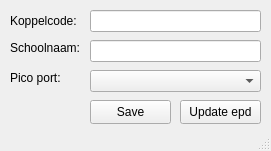
<?xml version="1.0" encoding="UTF-8"?>
<ui version="4.0">
 <class>Rooster_epd</class>
 <widget class="QMainWindow" name="Rooster_epd">
  <property name="geometry">
   <rect>
    <x>0</x>
    <y>0</y>
    <width>271</width>
    <height>151</height>
   </rect>
  </property>
  <property name="sizePolicy">
   <sizepolicy hsizetype="Fixed" vsizetype="Fixed">
    <horstretch>0</horstretch>
    <verstretch>0</verstretch>
   </sizepolicy>
  </property>
  <property name="minimumSize">
   <size>
    <width>271</width>
    <height>151</height>
   </size>
  </property>
  <property name="maximumSize">
   <size>
    <width>271</width>
    <height>151</height>
   </size>
  </property>
  <property name="windowTitle">
   <string>Rooster epd</string>
  </property>
  <widget class="QWidget" name="centralwidget">
   <widget class="QPushButton" name="save">
    <property name="geometry">
     <rect>
      <x>90</x>
      <y>100</y>
      <width>81</width>
      <height>24</height>
     </rect>
    </property>
    <property name="text">
     <string>Save</string>
    </property>
   </widget>
   <widget class="QPushButton" name="update_epd">
    <property name="geometry">
     <rect>
      <x>180</x>
      <y>100</y>
      <width>81</width>
      <height>24</height>
     </rect>
    </property>
    <property name="text">
     <string>Update epd</string>
    </property>
   </widget>
   <widget class="QLineEdit" name="koppelcode">
    <property name="geometry">
     <rect>
      <x>90</x>
      <y>10</y>
      <width>171</width>
      <height>22</height>
     </rect>
    </property>
   </widget>
   <widget class="QLineEdit" name="schoolnaam">
    <property name="geometry">
     <rect>
      <x>90</x>
      <y>40</y>
      <width>171</width>
      <height>22</height>
     </rect>
    </property>
   </widget>
   <widget class="QComboBox" name="pico_port">
    <property name="geometry">
     <rect>
      <x>90</x>
      <y>70</y>
      <width>171</width>
      <height>22</height>
     </rect>
    </property>
   </widget>
   <widget class="QLabel" name="label_koppelcode">
    <property name="geometry">
     <rect>
      <x>10</x>
      <y>10</y>
      <width>81</width>
      <height>21</height>
     </rect>
    </property>
    <property name="text">
     <string>Koppelcode:</string>
    </property>
   </widget>
   <widget class="QLabel" name="label_schoolnaam">
    <property name="geometry">
     <rect>
      <x>10</x>
      <y>40</y>
      <width>81</width>
      <height>16</height>
     </rect>
    </property>
    <property name="text">
     <string>Schoolnaam:</string>
    </property>
   </widget>
   <widget class="QLabel" name="label_pico_port">
    <property name="geometry">
     <rect>
      <x>10</x>
      <y>70</y>
      <width>81</width>
      <height>16</height>
     </rect>
    </property>
    <property name="text">
     <string>Pico port:</string>
    </property>
   </widget>
  </widget>
  <widget class="QStatusBar" name="statusbar"/>
 </widget>
 <resources/>
 <connections/>
</ui>
